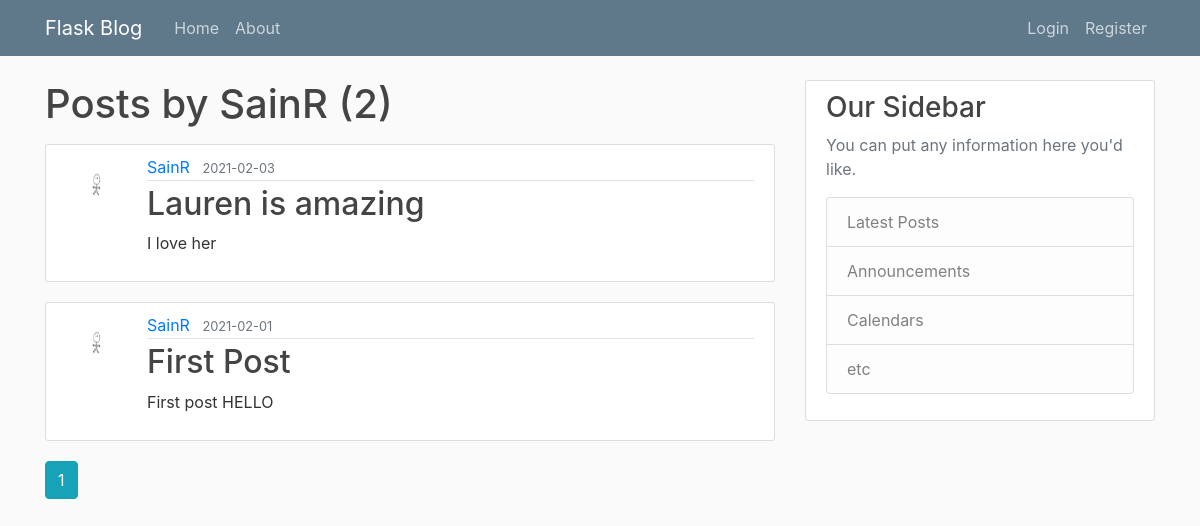
/user/SainR, run on the app's committed database.
### flaskblog/models.py (models this page shows, shortened)
class User(db.Model, UserMixin):
    id = db.Column(db.Integer, primary_key=True)
    username = db.Column(db.String(20), unique=True, nullable=False)
    email = db.Column(db.String(120), unique=True, nullable=False)
    image_file = db.Column(db.String(20), nullable=False, default='default.jpg')
    password = db.Column(db.String(60), nullable=False)
    posts = db.relationship('Post', backref='author', lazy=True)

class Post(db.Model):
    id = db.Column(db.Integer, primary_key=True)
    title = db.Column(db.String(100), nullable=False)
    date_posted = db.Column(db.DateTime, nullable=False, default=datetime.utcnow)
    content = db.Column(db.Text, nullable=False)
    user_id = db.Column(db.Integer, db.ForeignKey('user.id'), nullable=False)

### flaskblog/users/routes.py (the view)
@users.route("/user/<string:username>")
def user_posts(username):
    page = request.args.get('page', 1, type=int)
    user = User.query.filter_by(username=username).first_or_404()
    posts = Post.query.filter_by(author=user)\
        .order_by(Post.date_posted.desc())\
        .paginate(page=page, per_page=5)
    return render_template('user_posts.html', posts=posts, user=user)

### flaskblog/templates/user_posts.html
{% extends "layout.html" %}
{% block content %}
    <h1 class="mb-3">Posts by {{ user.username }} ({{ posts.total }})</h1>
    {% for post in posts.items %}
        <article class="media content-section">
          <img class="rounded-circle article-img" src="{{ url_for('static', filename='profile_pics/' + post.author.image_file) }}">
          <div class="media-body">
            <div class="article-metadata">
              <a class="mr-2" href="{{ url_for('users.user_posts', username=post.author.username) }}">{{ post.author.username }}</a>
              <small class="text-muted">{{ post.date_posted.strftime('%Y-%m-%d') }}</small>
            </div>
            <h2><a class="article-title" href="{{ url_for('posts.post', post_id=post.id) }}">{{ post.title }}</a></h2>
            <p class="article-content">{{ post.content }}</p>
          </div>
        </article>
    {% endfor %}
    {% for page_num in posts.iter_pages(left_edge=1, right_edge=1, left_current=1, right_current=2) %}
      {% if page_num %}
        {% if posts.page == page_num %}
          <a class="btn btn-info mb-4" href="{{ url_for('users.user_posts', username=user.username, page=page_num) }}">{{ page_num }}</a>
        {% else %}
          <a class="btn btn-outline-info mb-4" href="{{ url_for('users.user_posts', username=user.username, page=page_num) }}">{{ page_num }}</a>
        {% endif %}
      {% else %}
        ...
      {% endif %}
    {% endfor %}
{% endblock content %}

### flaskblog/static/main.css (style rules this page uses)
body { background: #fafafa; color: #333333; margin-top: 5rem; }
h1, h2, h3, h4, h5, h6 { color: #444444; }
.content-section { background: #ffffff; padding: 10px 20px; border: 1px solid #dddddd; border-radius: 3px; margin-bottom: 20px; }
.article-title { color: #444444; }
.article-content { white-space: pre-line; }
.article-img { height: 65px; width: 65px; margin-right: 16px; }
.article-metadata { padding-bottom: 1px; margin-bottom: 4px; border-bottom: 1px solid #e3e3e3 }

### data on the page
User: username "SainR"
Post: image_file (picture), author.username "SainR", date_posted "2021-02-03", title "Lauren is amazing", content "I love her"
Post: image_file (picture), author.username "SainR", date_posted "2021-02-01", title "First Post", content "First post HELLO"

### other printed values
{{ posts.total }} "2"
{{ page_num }} "1"
